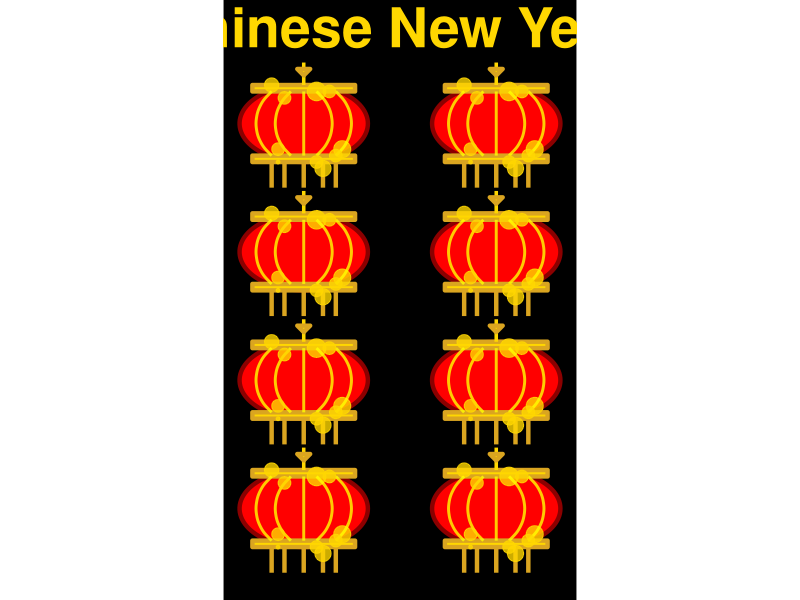

Generate this figure with R:
## ---- chunk 1
knitr::opts_chunk$set(
  warning = FALSE,
  message = FALSE,
  fig.path = "figs/",
  fig.width = 7.252,
  fig.height = 4,
  comment = "#>",
  fig.retina = 3,
  R.options = list(width = 60)
)
## ---- chunk 2
library(ggplot2)
library(dplyr)
library(tibble)
## ---- chunk 3
# Make one red lantern - coding all the elements of a lantern
lantern_body <- tibble(
  x = cos(seq(0, 2 * pi, length.out = 100)),
  y = sin(seq(0, 2 * pi, length.out = 100)) * 0.6 # Oval shape
)

# Decorative gold band at the top and bottom
gold_band_top <- tibble(
  x = c(-0.8, 0.8, 0.8, -0.8),
  y = c(0.6, 0.6, 0.5, 0.5)
)

gold_band_bottom <- tibble(
  x = c(-0.8, 0.8, 0.8, -0.8),
  y = c(-0.5, -0.5, -0.6, -0.6)
)

# Tassels at the bottom
tassels <- tibble(
  x = c(-0.5, -0.3, 0, 0.3, 0.5),
  xend = c(-0.5, -0.3, 0, 0.3, 0.5),
  y = rep(-0.6, 5),
  yend = rep(-1.0, 5)
)

# Hanging string at the top
hanging_string <- tibble(
  x = c(0, 0),
  y = c(0.6, 0.75)  # Longer hanging string for traditional look
)

# Chinese knot at the top
chinese_knot <- tibble(
  x = c(0, 0.1, -0.1, 0),
  y = c(0.75, 0.85, 0.85, 0.75)
)

# Star-like lights (small golden stars on the lantern)
stars <- tibble(
  x = c(0.2, -0.5, 0.6, -0.4, 0.3),
  y = c(0.5, 0.6, -0.4, -0.6, -0.7),
  size = c(2, 1.5, 1.8, 1, 1.7)
)

# Additional decorative curved lines on the lantern body
curved_lines <- tibble(
  x = c(0, 0.5, 1, 0.5, 0),
  y = c(0.3, 0.5, 0.3, -0.5, -0.7)
)

# More golden dots along the body of the lantern
dots <- tibble(
  x = c(-0.3, 0.4, -0.4, 0.5, 0.2),
  y = c(0.4, 0.5, -0.4, -0.5, -0.6)
)

# Adding vertical semi-circle curved lines
semi_circles_vertical <- tibble(
  x = c(-0.6, -0.4, 0, 0.4, 0.7),  # X positions for vertical curves
  y_start = rep(0.5, 5),  # Start at the top of the lantern
  y_end = rep(-0.5, 5),  # End at the bottom of the lantern
  curvature = c(-0.5, 0.5, -0.5, 0.5, -0.5)  # Same curvature for a semi-circle effect
)

## ---- chunk 4
# Make a function to arrange the positions (x and y) of lanterns on one figure
create_lantern_layers <- function(offset_x = 0, offset_y = 0) {
  list(
    # Lantern body
    geom_polygon(
      data = lantern_body %>% mutate(x = x + offset_x, y = y + offset_y),
      aes(x = x, y = y),
      fill = "red", color = "darkred", size = 1.5
    ),
    # Gold band at the top
    geom_polygon(
      data = gold_band_top %>% mutate(x = x + offset_x, y = y + offset_y),
      aes(x = x, y = y),
      fill = "gold", color = "goldenrod", size = 1.5
    ),
    # Gold band at the bottom
    geom_polygon(
      data = gold_band_bottom %>% mutate(x = x + offset_x, y = y + offset_y),
      aes(x = x, y = y),
      fill = "gold", color = "goldenrod", size = 1.5
    ),
    # Tassels at the bottom
    geom_segment(
      data = tassels %>% mutate(x = x + offset_x, xend = xend + offset_x, y = y + offset_y, yend = yend + offset_y),
      aes(x = x, y = y, xend = xend, yend = yend),
      color = "goldenrod", size = 1.5
    ),
    # Hanging string
    geom_segment(
      data = hanging_string %>% mutate(x = x + offset_x, y = y + offset_y),
      aes(x = x, y = y, xend = x, yend = y + 0.2),
      color = "gold", size = 1.2
    ),
    # Chinese knot at the top
    geom_polygon(
      data = chinese_knot %>% mutate(x = x + offset_x, y = y + offset_y),
      aes(x = x, y = y),
      fill = "gold", color = "goldenrod", size = 1.5
    ),
    # Tiny stars/lights around the lantern
    geom_point(
      data = stars %>% mutate(x = x + offset_x, y = y + offset_y),
      aes(x = x, y = y, size = size),
      color = "gold", alpha = 0.8,
      show.legend = FALSE
    ),
    # Add vertical semi-circle curved lines on the lantern body
    geom_curve(
      aes(x = offset_x - 0.5, y = offset_y + 0.5, xend = offset_x - 0.5, yend = offset_y - 0.5),
      curvature = 0.5, color = "yellow", size = 1, alpha = 0.8
    ),
    geom_curve(
      aes(x = offset_x - 0.2, y = offset_y + 0.5, xend = offset_x - 0.2, yend = offset_y - 0.5),
      curvature = 0.5, color = "yellow", size = 1, alpha = 0.8
    ),
    geom_curve(
      aes(x = offset_x, y = offset_y + 0.5, xend = offset_x, yend = offset_y - 0.5),
      curvature = 0, color = "yellow", size = 1, alpha = 0.8
    ),
    geom_curve(
      aes(x = offset_x + 0.2, y = offset_y + 0.5, xend = offset_x + 0.2, yend = offset_y - 0.5),
      curvature = -0.5, color = "yellow", size = 1, alpha = 0.8
    ),
    geom_curve(
      aes(x = offset_x + 0.5, y = offset_y + 0.5, xend = offset_x + 0.5, yend = offset_y - 0.5),
      curvature = -0.5, color = "yellow", size = 1, alpha = 0.8
    ),
    # Dots along the lantern body
    geom_point(
      data = dots %>% mutate(x = x + offset_x, y = y + offset_y),
      aes(x = x, y = y),
      color = "gold", size = 4, alpha = 0.8
    )
  )
}

# Combine all lanterns into a single plot
lanterns_plot <- ggplot() +
  # Add eight lanterns with different offsets
  create_lantern_layers(-1.5, 1) +
  create_lantern_layers(1.5, 1) +
  create_lantern_layers(-1.5, -1) +
  create_lantern_layers(1.5, -1) +
  create_lantern_layers(-1.5, -3) +
  create_lantern_layers(1.5, -3) +
  create_lantern_layers(-1.5, -5) +
  create_lantern_layers(1.5, -5) +
  # Fixed axis and black background
  coord_fixed() +
  theme_void() +
  theme(panel.background = element_rect(fill = "black")) +
  # Add the "Happy Chinese New Year!" message at the top
  annotate("text", x = 0, y = 2.5, label = "Happy Chinese New Year 2025!!!", size = 14, color = "gold", fontface = "bold", hjust = 0.5)

# Display the plot
print(lanterns_plot)

## ---- chunk 5
# Make one red lantern - coding all the elements of a lantern
lantern_body <- tibble(
  x = cos(seq(0, 2 * pi, length.out = 100)),
  y = sin(seq(0, 2 * pi, length.out = 100)) * 0.6 # Oval shape
)

# Decorative gold band at the top and bottom
gold_band_top <- tibble(
  x = c(-0.8, 0.8, 0.8, -0.8),
  y = c(0.6, 0.6, 0.5, 0.5)
)

gold_band_bottom <- tibble(
  x = c(-0.8, 0.8, 0.8, -0.8),
  y = c(-0.5, -0.5, -0.6, -0.6)
)

# Tassels at the bottom
tassels <- tibble(
  x = c(-0.5, -0.3, 0, 0.3, 0.5),
  xend = c(-0.5, -0.3, 0, 0.3, 0.5),
  y = rep(-0.6, 5),
  yend = rep(-1.0, 5)
)

# Hanging string at the top
hanging_string <- tibble(
  x = c(0, 0),
  y = c(0.6, 0.75)  # Longer hanging string for traditional look
)

# Chinese knot at the top
chinese_knot <- tibble(
  x = c(0, 0.1, -0.1, 0),
  y = c(0.75, 0.85, 0.85, 0.75)
)

# Star-like lights (small golden stars on the lantern)
stars <- tibble(
  x = c(0.2, -0.5, 0.6, -0.4, 0.3),
  y = c(0.5, 0.6, -0.4, -0.6, -0.7),
  size = c(2, 1.5, 1.8, 1, 1.7)
)

# Additional decorative curved lines on the lantern body
curved_lines <- tibble(
  x = c(0, 0.5, 1, 0.5, 0),
  y = c(0.3, 0.5, 0.3, -0.5, -0.7)
)

# More golden dots along the body of the lantern
dots <- tibble(
  x = c(-0.3, 0.4, -0.4, 0.5, 0.2),
  y = c(0.4, 0.5, -0.4, -0.5, -0.6)
)

# Adding vertical semi-circle curved lines
semi_circles_vertical <- tibble(
  x = c(-0.6, -0.4, 0, 0.4, 0.7),  # X positions for vertical curves
  y_start = rep(0.5, 5),  # Start at the top of the lantern
  y_end = rep(-0.5, 5),  # End at the bottom of the lantern
  curvature = c(-0.5, 0.5, -0.5, 0.5, -0.5)  # Same curvature for a semi-circle effect
)
## ---- chunk 6
# Make a function to arrange the positions (x and y) of lanterns on one figure
create_lantern_layers <- function(offset_x = 0, offset_y = 0) {
  list(
    # Lantern body
    geom_polygon(
      data = lantern_body %>% mutate(x = x + offset_x, y = y + offset_y),
      aes(x = x, y = y),
      fill = "red", color = "darkred", size = 1.5
    ),
    # Gold band at the top
    geom_polygon(
      data = gold_band_top %>% mutate(x = x + offset_x, y = y + offset_y),
      aes(x = x, y = y),
      fill = "gold", color = "goldenrod", size = 1.5
    ),
    # Gold band at the bottom
    geom_polygon(
      data = gold_band_bottom %>% mutate(x = x + offset_x, y = y + offset_y),
      aes(x = x, y = y),
      fill = "gold", color = "goldenrod", size = 1.5
    ),
    # Tassels at the bottom
    geom_segment(
      data = tassels %>% mutate(x = x + offset_x, xend = xend + offset_x, y = y + offset_y, yend = yend + offset_y),
      aes(x = x, y = y, xend = xend, yend = yend),
      color = "goldenrod", size = 1.5
    ),
    # Hanging string
    geom_segment(
      data = hanging_string %>% mutate(x = x + offset_x, y = y + offset_y),
      aes(x = x, y = y, xend = x, yend = y + 0.2),
      color = "gold", size = 1.2
    ),
    # Chinese knot at the top
    geom_polygon(
      data = chinese_knot %>% mutate(x = x + offset_x, y = y + offset_y),
      aes(x = x, y = y),
      fill = "gold", color = "goldenrod", size = 1.5
    ),
    # Tiny stars/lights around the lantern
    geom_point(
      data = stars %>% mutate(x = x + offset_x, y = y + offset_y),
      aes(x = x, y = y, size = size),
      color = "gold", alpha = 0.8,
      show.legend = FALSE
    ),
    # Add vertical semi-circle curved lines on the lantern body
    geom_curve(
      aes(x = offset_x - 0.5, y = offset_y + 0.5, xend = offset_x - 0.5, yend = offset_y - 0.5),
      curvature = 0.5, color = "yellow", size = 1, alpha = 0.8
    ),
    geom_curve(
      aes(x = offset_x - 0.2, y = offset_y + 0.5, xend = offset_x - 0.2, yend = offset_y - 0.5),
      curvature = 0.5, color = "yellow", size = 1, alpha = 0.8
    ),
    geom_curve(
      aes(x = offset_x, y = offset_y + 0.5, xend = offset_x, yend = offset_y - 0.5),
      curvature = 0, color = "yellow", size = 1, alpha = 0.8
    ),
    geom_curve(
      aes(x = offset_x + 0.2, y = offset_y + 0.5, xend = offset_x + 0.2, yend = offset_y - 0.5),
      curvature = -0.5, color = "yellow", size = 1, alpha = 0.8
    ),
    geom_curve(
      aes(x = offset_x + 0.5, y = offset_y + 0.5, xend = offset_x + 0.5, yend = offset_y - 0.5),
      curvature = -0.5, color = "yellow", size = 1, alpha = 0.8
    ),
    # Dots along the lantern body
    geom_point(
      data = dots %>% mutate(x = x + offset_x, y = y + offset_y),
      aes(x = x, y = y),
      color = "gold", size = 4, alpha = 0.8
    )
  )
}

## ---- chunk 7
# Combine all lanterns into a single plot
lanterns_plot <- ggplot() +
  # Add eight lanterns with different offsets
  create_lantern_layers(-1.5, 1) +
  create_lantern_layers(1.5, 1) +
  create_lantern_layers(-1.5, -1) +
  create_lantern_layers(1.5, -1) +
  create_lantern_layers(-1.5, -3) +
  create_lantern_layers(1.5, -3) +
  create_lantern_layers(-1.5, -5) +
  create_lantern_layers(1.5, -5) +
  # Fixed axis and black background
  coord_fixed() +
  theme_void() +
  theme(panel.background = element_rect(fill = "black")) +
  # Add the "Happy Chinese New Year!" message at the top
  annotate("text", x = 0, y = 2.5, label = "Happy Chinese New Year 2025!!!", size = 14, color = "gold", fontface = "bold", hjust = 0.5)

